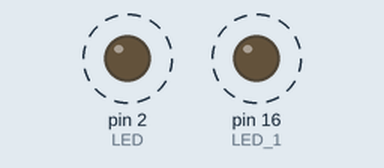
This sketch was run on a simulated Arduino Uno, built with avr-gcc and run on an emulated ATmega328P. Parts: output pins drawn as LEDs (lit = HIGH). Dashed ring = blinking.

Above: at 0.5 s.
Timing chart, 0 to 4.6 s (numbered marks = the images above):
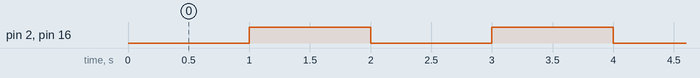

Measured:
- by itself, pin 2 (LED), pin 16 (LED_1): alternates HIGH for 1.0 s and LOW for 1.0 s

The sketch:

ESP8266.ino
```cpp
const byte LED = 2;
const byte LED_1 = 16;

void setup() {
  // put your setup code here, to run once:

  pinMode(LED, OUTPUT);
  pinMode(LED_1, OUTPUT);

}

void loop() {
  // put your main code here, to run repeatedly:

  digitalWrite(LED, LOW); //liga Led
  digitalWrite(LED_1, LOW);
  delay(1000);            //espera 1 segundo
  digitalWrite(LED, HIGH);//apaga Led
  digitalWrite(LED_1, HIGH);
  delay(1000);            //espera 1 segundo


}
```
